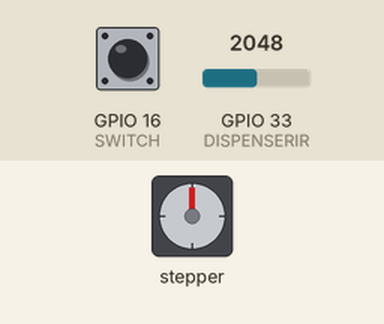
Recording of a sketch running on a simulated ESP32. Shown: stepper motor. Wiring (inferred from the names in the program): stepper motor driver (200 steps per turn assumed): step GPIO 5; direction GPIO 17. The inputs (shaded band) are chosen by the test bench; at power-on: GPIO 33 (DISPENSERIR) = 2048, GPIO 16 (SWITCH) LOW. WiFi joins after 1.5 s; servers stay silent unless stated; uploads are accepted with an empty reply; what the sketch prints to the serial monitor is not drawn.

Above: at 4.2 s.
4.3 s: GPIO 33 (DISPENSERIR) set to 1611
At 5.0 s:
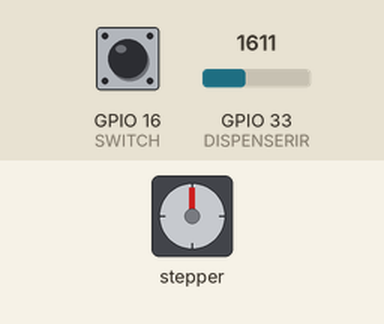
7.3 s: GPIO 33 (DISPENSERIR) set to 1715
At 7.76 s:
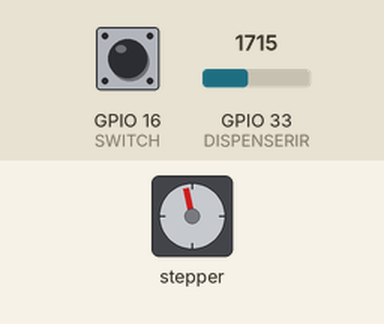
At 12.7 s:
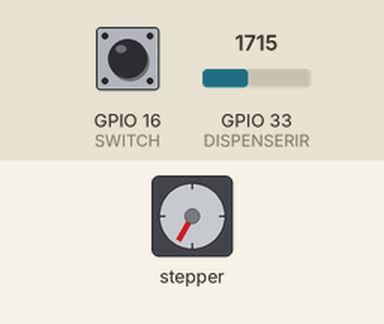
14.4 s: GPIO 33 (DISPENSERIR) set to 2047
Timing chart, 0 to 20.6 s (numbered marks = the images above; inputs shaded):
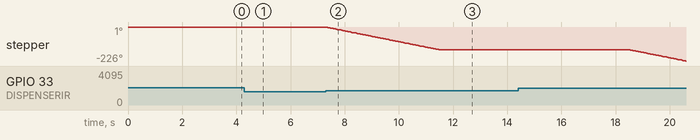

The sketch:

HANDDRYER.ino
```cpp
#include <SPI.h>
#include <MFRC522.h>
#include <HTTPClient.h>
#include <WiFi.h>
#include <EEPROM.h>
#include <MQUnifiedsensor.h>

#define         Board                   ("ESP-32") // Wemos ESP-32 or other board, whatever have ESP32 core.
#define         Pin                     (32) //check the esp32-wroom-32d.jpg image on ESP32 folder
#define         Type                    ("MQ-4") //MQ4 또는 기타 MQ 센서, 이를 변경하는 경우 a 및 b 값을 확인하십시오.
#define         Voltage_Resolution      (3.3) // 3V3 <- IMPORTANT. Source: https://randomnerdtutorials.com/esp32-adc-analog-read-arduino-ide/
#define         ADC_Bit_Resolution      (12) // ESP-32 bit resolution. Source: https://randomnerdtutorials.com/esp32-adc-analog-read-arduino-ide/
#define         RatioMQ4CleanAir        (4.4) //RS / R0 = 60 ppm
#define SS_PIN  21  // ESP32 pin GIOP21
#define RST_PIN 22 // ESP32 pin GIOP22
#define STEP 5
#define DIR 17
#define DISPENSERIR 33
#define IRCOOLTIME 7000
#define GASCOOLTIME 600000
#define SWITCH 16
#define DYE_IR 35

MQUnifiedsensor MQ4(Board, Voltage_Resolution, ADC_Bit_Resolution, Pin, Type);

const char* Host = "http://wmsadmin.co.kr/";

long irmillis = 0;
long gasmillis = 0;
double T = 0.0001, RadA = 0.024, RadB = 0.0754, Length = 160, Remain;

int Gas_State = 0;

MFRC522 rfid(SS_PIN, RST_PIN);

String UID = "";

void setup() {
  // put your setup code here, to run once:
  Serial.begin(115200);
  MQ4.setRegressionMethod(1); //_PPM =  a*ratio^b
  MQ4.setA(1012.7); MQ4.setB(-2.786); // Configurate the ecuation values to get H2 concentration
  MQ4.init();
  Serial.print("Calibrating please wait.");
  float calcR0 = 0;
  for(int i = 1; i<=10; i ++)
  {
    MQ4.update(); // Update data, the arduino will be read the voltage on the analog pin
    calcR0 += MQ4.calibrate(RatioMQ4CleanAir);
    Serial.print(".");
  }
  MQ4.setR0(calcR0/10);
  Serial.println("  done!.");

  if(isinf(calcR0)) {Serial.println("Warning: Conection issue founded, R0 is infite (Open circuit detected) please check your wiring and supply"); while(1);}
  if(calcR0 == 0){Serial.println("Warning: Conection issue founded, R0 is zero (Analog pin with short circuit to ground) please check your wiring and supply"); while(1);}


  WiFi.begin("wifi name", "wifi Pw");

  while(WiFi.status() != WL_CONNECTED){
    delay(500);
    Serial.print(".");
  }
  Serial.println("WIFI OK");

  SPI.begin(); // init SPI bus
  rfid.PCD_Init(); // init MFRC522

  Serial.println("Tap RFID/NFC Tag on reader");
  pinMode(STEP, OUTPUT);
  pinMode(DIR, OUTPUT);
  pinMode(SWITCH,INPUT);

}

void loop() {
  // put your main code here, to run repeatedly:
  if(digitalRead(SWITCH) == HIGH) Length = 160;


  if (rfid.PICC_IsNewCardPresent()) { // new tag is available
    if (rfid.PICC_ReadCardSerial()) { // NUID has been readed
      NFCUID();
    }
  }

  double IRvalue = IRdistance();

  if(millis()-irmillis >= IRCOOLTIME){
      if(IRvalue <= 11){
      Serial.println(IRvalue);
      stepmoter(getDeg(0.2));
      irmillis = millis();
      Remain = Length / 160 * 100;

      String Path = "test_remain?id=" + String(Remain);
      Serial.println(Path);
      sendHTTPData(Path);
      }
  }
  if(millis()-gasmillis >= GASCOOLTIME){
    GASSENSOR();
    gasmillis = millis();
  }
}
double getDeg(double curCut)
{
  // 예외처리
  if(Length < 0) return 0;
  // 외곽 반지름
  RadB = sqrt(( (Length * T) + (PI * pow(RadA, 2)) ) / PI);
  // 외곽 길이 (한바퀴 기준)
  double LengthB = 2*RadB*PI;
  // 자르는 길이가 외곽 길이를 넘을 때 한바퀴를 뺀 나머지를 재귀 호출
  if(LengthB < curCut)
  {
    // 외곽 길이를 뺀다
    Length -= LengthB;
    // 외곽 한바퀴를 넘어서는 나머지를 계산한다.
    return 360.0 + getDeg(curCut - LengthB);
  }
  // 외곽 길이를 넘지 않으면 회전각 출력
  else
  {
    Length -= curCut;
    return curCut / LengthB * 360.0;
  }
}
void stepmoter(double GETDEG){
  int steps = GETDEG / 360 * 200;

  digitalWrite(DIR, LOW);
  for(int x = 0; x < steps; x++)
    {
        digitalWrite(STEP, HIGH);
        delayMicroseconds(25000);
        digitalWrite(STEP, LOW);
        delayMicroseconds(25000);
    }
}

double IRdistance(void){ //적외선 센서 거리 측정
  int sum = 0;
  for(int i = 0; i < 10; i++) sum += analogRead(DISPENSERIR);
  sum /= 10;
  double volt = sum * 5.0 / 4096;
  if(volt > 3.0) volt = 3.0;
  else if(volt < 0.4) volt = 0.4;
  volt -= 0.4;
  double distance = volt * 0.05 + 0.01;
  distance = 1 / distance;
  return distance;
}
void NFCUID(void){
  MFRC522::PICC_Type piccType = rfid.PICC_GetType(rfid.uid.sak);
        Serial.print("RFID/NFC Tag Type: ");
        Serial.println(rfid.PICC_GetTypeName(piccType));

        // print NUID in Serial Monitor in the hex format
        Serial.print("UID:");
        for (int i = 0; i < rfid.uid.size; i++) {
          Serial.print(rfid.uid.uidByte[i] < 0x10 ? " 0" : " ");
          Serial.print(rfid.uid.uidByte[i], HEX);
          UID += String(rfid.uid.uidByte[i], HEX);
        }
        Serial.println();
        Serial.print("String : ");
        Serial.println(UID);
        String Path = "nfc_recieve?id=" + String(UID) + ",HAND001";
        Serial.println(Path);
        sendHTTPData(Path);

        UID = "";
        rfid.PICC_HaltA(); // halt PICC
        rfid.PCD_StopCrypto1(); // stop encryption on PCD
}

void GASSENSOR(void){
  int gassum = 0;
  for(int i = 0; i < 50; i++){
    MQ4.update();
    gassum += MQ4.readSensor();
    }
  Gas_State = gassum/50;
  String Path = "test_gassensor?id=" + String(Gas_State);
  Serial.println(Path);
  sendHTTPData(Path);
}

bool sendHTTPData(String raw)  //서버에 송신 함수
{
  if (WiFi.status() != WL_CONNECTED) return false;
  bool result = false;
  HTTPClient http;
  String Path = Host + raw;
  http.begin(Path.c_str());
  int httpResponseCode = http.GET();
  if (httpResponseCode > 0) result = true;
  http.end();
  return result;
}
```

Measured:
- the behaviour switches between 1653 and 1654 on GPIO 33 (DISPENSERIR) (found by bisection; images 1 and 2)
- after the input at 4.3 s, stepper: stops changing and stays 0°
- after the input at 7.3 s, stepper: turns 151° counter-clockwise in 4.2 s, starting at once
